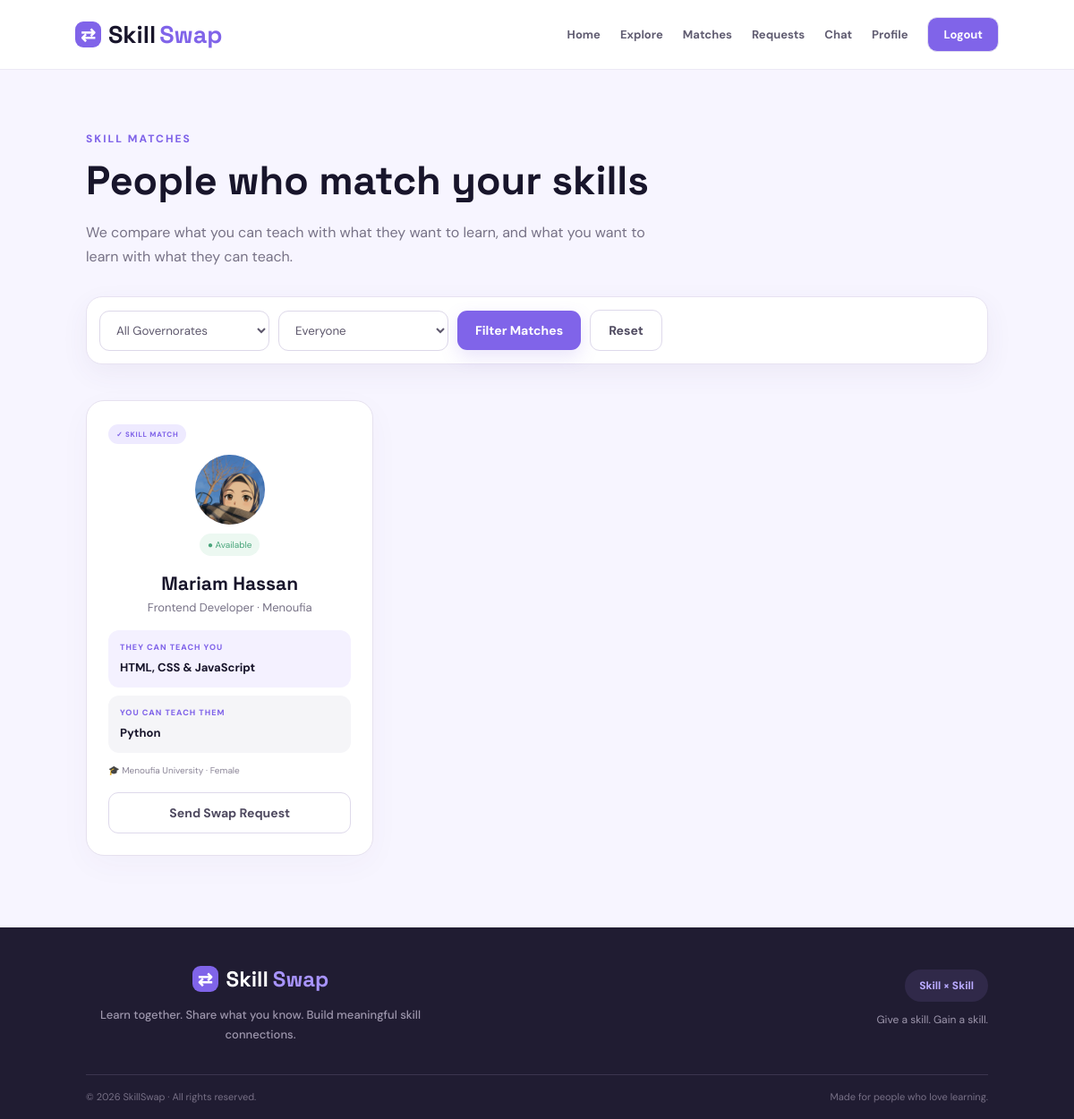
Screenshot of /matches (signed in) with the database file from the repository.
### tables this page shows
CREATE TABLE users (
 id INTEGER PRIMARY KEY AUTOINCREMENT, name TEXT NOT NULL, email TEXT UNIQUE NOT NULL,
 password TEXT NOT NULL, bio TEXT DEFAULT '', teach TEXT DEFAULT '', learn TEXT DEFAULT '',
 avatar TEXT DEFAULT '', college TEXT DEFAULT '', governorate TEXT DEFAULT '',
 category TEXT DEFAULT 'Development', available INTEGER DEFAULT 1, gender TEXT DEFAULT ''
);

### app.py (the view)
@app.route("/matches")
def matches():
    if not current_user():
        return redirect(url_for("login"))
    governorate = request.args.get("governorate", "All").strip()
    gender = request.args.get("gender", "All").strip()
    people = get_skill_matches()
    if governorate != "All":
        people = [person for person in people if person.get("governorate") == governorate]
    if gender != "All":
        people = [person for person in people if person.get("gender") == gender]
    return render_template("matches.html", people=people, governorates=ALL_GOVERNORATES, all_governorates=ALL_GOVERNORATES, selected_governorate=governorate, selected_gender=gender)

### app.py (called while the page is built)
def get_db():
    conn = sqlite3.connect("skillswap.db")
    conn.row_factory = sqlite3.Row
    conn.execute("PRAGMA foreign_keys = ON")
    return conn

def current_user():
    if "user_id" not in session:
        return None
    conn = get_db()
    user = conn.execute("SELECT * FROM users WHERE id=?", (session["user_id"],)).fetchone()
    conn.close()
    return user

@app.context_processor
def global_data():
    return {"current_user": current_user()}

def skill_words(value):
    cleaned = (value or "").lower()
    for char in [",", "/", "&", "-", "·", "|", ";"]:
        cleaned = cleaned.replace(char, " ")
    return {word.strip() for word in cleaned.split() if len(word.strip()) > 2}

def has_skill_match(my_teach, my_learn, other_teach, other_learn):
    my_teach_words = skill_words(my_teach)
    my_learn_words = skill_words(my_learn)
    other_teach_words = skill_words(other_teach)
    other_learn_words = skill_words(other_learn)
    first_way = bool(my_teach_words & other_learn_words)
    second_way = bool(my_learn_words & other_teach_words)
    return first_way and second_way

### templates/matches.html (shortened to what this page needs)
<!DOCTYPE html>
<html lang="en">
<head>
    <link rel="stylesheet" href="/static/css/style.css">
</head>
<body>
    <nav class="navbar">
        <a href="/" class="brand"><span class="brand-mark">⇄</span><span>Skill</span><b>Swap</b></a>
        <div class="nav-links">
            <a href="/">Home</a>
            {% if current_user %}
                <a href="/explore">Explore</a>
                <a href="/matches">Matches</a>
                <a href="/requests">Requests</a>
                <a href="/chat">Chat</a>
                <a href="/profile">Profile</a>
                <a class="nav-logout" href="/logout">Logout</a>
            {% else %}
                <a href="/login">Login</a>
                <a class="nav-cta" href="/signup">Get Started</a>
            {% endif %}
        </div>
    </nav>
    <main>
<section class="page-head simple-head">
    <div>
        <span class="eyebrow">SKILL MATCHES</span>
        <h1>People who match your skills</h1>
        <p>We compare what you can teach with what they want to learn, and what you want to learn with what they can teach.</p>
    </div>
</section>
<section class="match-filter-wrap">
    <form class="match-filters" method="GET">
        <select name="governorate" aria-label="Filter by governorate">
            <option value="All">All Governorates</option>
        </select>
        <select name="gender" aria-label="Filter by gender">
            <option value="All">Everyone</option>
        </select>
        <button class="btn btn-primary" type="submit">Filter Matches</button>
        <a class="btn btn-ghost" href="/matches">Reset</a>
    </form>
</section>
<section class="people-grid match-grid">
    {% for person in people %}
        <article class="person-card match-card">
            <div class="match-badge">✓ SKILL MATCH</div>
            <div class="person-top">
                <div class="avatar">{% if person.avatar %}<img src="{{ person.avatar }}" alt="{{ person.name }} profile picture">{% else %}{{ person.name[0] }}{% endif %}</div>
                {% if person.available %}<span class="online-dot">● Available</span>{% else %}<span class="offline-dot">● Not Available</span>{% endif %}
            </div>
            <div class="person-center">
                <h3>{{ person.name }}</h3>
                <p class="role">{{ person.role or person.category }} · {{ person.governorate or 'Location not set' }}</p>
            </div>
            <div class="skill-box"><small>THEY CAN TEACH YOU</small><strong>{{ person.teach or 'Skills not added yet' }}</strong></div>
            <div class="skill-box want"><small>YOU CAN TEACH THEM</small><strong>{{ person.learn or 'Goals not added yet' }}</strong></div>
            <div class="person-meta"><span>🎓 {{ person.college or 'College not set' }}</span>{% if person.gender %}<span> · {{ person.gender }}</span>{% endif %}</div>
            {% if person.accepted %}
                <a class="btn btn-primary full" href="/chat/{{ person.id }}">Open Chat ↗</a>
            {% elif person.demo %}
                <button class="btn btn-ghost full" type="button" onclick="showDemoMessage()">Send Swap Request</button>
            {% elif person.request_status == 'pending' %}
                <button class="btn btn-ghost full" type="button" disabled>Request Sent ✓</button>
            {% elif person.request_status == 'received' %}
                <a class="btn btn-primary full" href="/requests">Review Request</a>
            {% elif person.available %}
                <form method="POST" action="/request/{{ person.id }}"><button class="btn btn-primary full" type="submit">Send Swap Request</button></form>
            {% else %}
                <button class="btn btn-ghost full" type="button" disabled>Not Available</button>
            {% endif %}
        </article>
    {% endfor %}
</section>
    </main>
    <footer class="site-footer">
        <div class="footer-main">
            <div class="footer-about">
                <div class="footer-brand"><span class="brand-mark">⇄</span><span>Skill</span><b>Swap</b></div>
                <p>Learn together. Share what you know. Build meaningful skill connections.</p>
            </div>
            <div class="footer-skill">
                <span>Skill × Skill</span>
                <p>Give a skill. Gain a skill.</p>
            </div>
        </div>
        <div class="footer-bottom">
            <span>© 2026 SkillSwap · All rights reserved.</span>
            <span>Made for people who love learning.</span>
        </div>
    </footer>
</body>
</html>

### rows the page displays
users: name "Mariam Hassan", bio "Frontend Developer", governorate "Menoufia", teach "HTML, CSS & JavaScript", teach "Python", college "Menoufia University", gender "Female"
